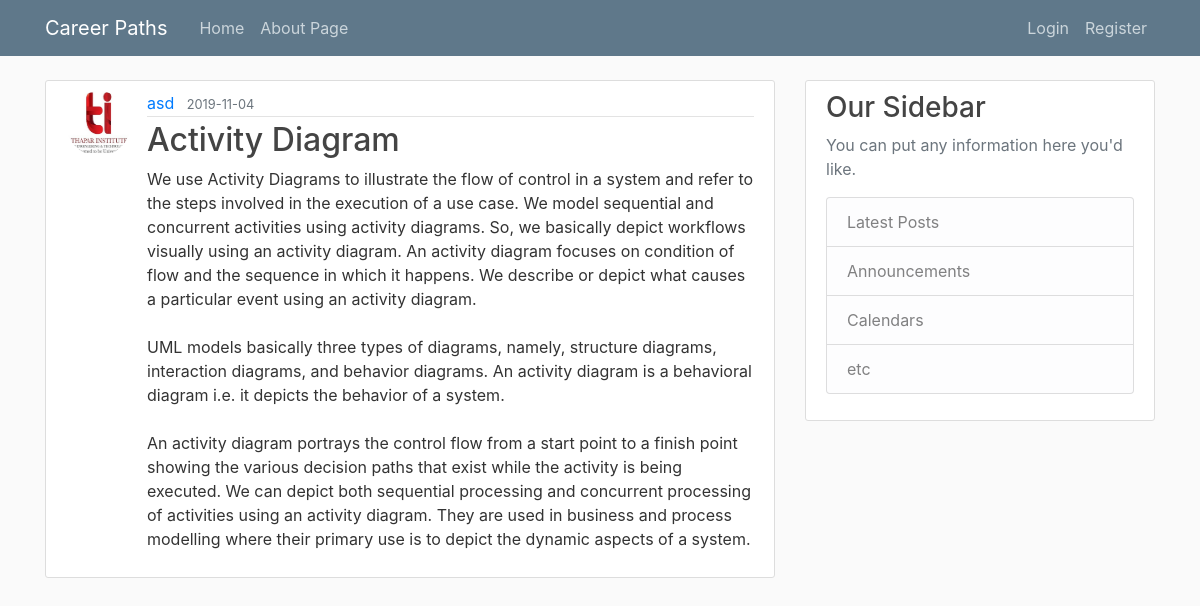
The app's page /post/4 with its own data.
### lapp/models.py (models this page shows, shortened)
class User(db.Model, UserMixin):
    id = db.Column(db.Integer, primary_key=True)
    username = db.Column(db.String(20), unique=True, nullable=False)
    email = db.Column(db.String(120), unique=True, nullable=False)
    image_file = db.Column(db.String(20), nullable=False, default='default.jpg')
    password = db.Column(db.String(60), nullable=False)
    posts = db.relationship('Post', backref='author', lazy=True)

class Post(db.Model):
    id = db.Column(db.Integer, primary_key=True)
    title = db.Column(db.String(100), nullable=False)
    date_posted = db.Column(db.DateTime, nullable=False, default=datetime.utcnow)
    content = db.Column(db.Text, nullable=False)
    user_id = db.Column(db.Integer, db.ForeignKey('user.id'), nullable=False)

### lapp/routes.py (the view)
@app.route("/post/<int:post_id>")
def post(post_id):
    post = Post.query.get_or_404(post_id)
    return render_template('post.html', title=post.title, post=post)

### lapp/templates/post.html (shortened to what this page needs)
{% extends "layout.html" %}
{% block content %}
  <article class="media content-section">
    <img class="rounded-circle article-img" src="{{ url_for('static', filename='profile_pics/' + post.author.image_file) }}">
    <div class="media-body">
      <div class="article-metadata">
        <a class="mr-2" href="#">{{ post.author.username }}</a>
        <small class="text-muted">{{ post.date_posted.strftime('%Y-%m-%d') }}</small>
      </div>
      <h2 class="article-title">{{ post.title }}</h2>
      <p class="article-content">{{ post.content }}</p>
    </div>
  </article>
{% endblock content %}

### lapp/static/main.css (style rules this page uses)
body { background: #fafafa; color: #333333; margin-top: 5rem; }
h1, h2, h3, h4, h5, h6 { color: #444444; }
.content-section { background: #ffffff; padding: 10px 20px; border: 1px solid #dddddd; border-radius: 3px; margin-bottom: 20px; }
.article-title { color: #444444; }
.article-content { white-space: pre-line; }
.article-img { height: 65px; width: 65px; margin-right: 16px; }
.article-metadata { padding-bottom: 1px; margin-bottom: 4px; border-bottom: 1px solid #e3e3e3 }

### records on screen
User: image_file (placeholder picture), author.username "asd"
Post: date_posted "2019-11-04", title "Activity Diagram", content "We use Activity Diagrams to illustrate the flow of control in a system and refer to the steps involved in the execution of a use case. We model sequential and concurrent activities using activity diagrams. So, we basically depict workflows visually using an activity diagram. An activity diagram focuses on condition of flow and the sequence in which it happens. We describe or depict what causes a particular event using an activity diagram. UML models basically three types of diagrams, namely, structure diagrams, interaction diagrams, and behavior diagrams. An activity diagram is a behavioral diagram i.e. it depicts the behavior of a system. An activity diagram portrays the control flow from…"
